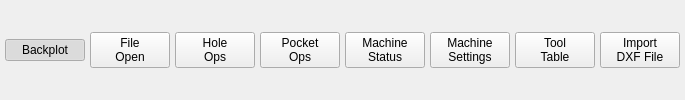
           <widget class="QWidget" name="gridWidget" native="true">
            <layout class="QGridLayout" name="gridLayout_3">
             <property name="leftMargin">
              <number>5</number>
             </property>
             <property name="topMargin">
              <number>5</number>
             </property>
             <property name="rightMargin">
              <number>5</number>
             </property>
             <property name="bottomMargin">
              <number>5</number>
             </property>
             <property name="spacing">
              <number>5</number>
             </property>
             <item row="0" column="2">
              <widget class="QPushButton" name="pushButton_13">
               <property name="text">
                <string>Hole
Ops</string>
               </property>
               <property name="checkable">
                <bool>true</bool>
               </property>
               <property name="page" stdset="0">
                <number>2</number>
               </property>
               <attribute name="buttonGroup">
                <string notr="true">mainBtnGrp</string>
               </attribute>
              </widget>
             </item>
             <item row="0" column="4">
              <widget class="QPushButton" name="pushButton_4">
               <property name="text">
                <string>Machine
Status</string>
               </property>
               <property name="checkable">
                <bool>true</bool>
               </property>
               <property name="page" stdset="0">
                <number>4</number>
               </property>
               <attribute name="buttonGroup">
                <string notr="true">mainBtnGrp</string>
               </attribute>
              </widget>
             </item>
             <item row="0" column="5">
              <widget class="QPushButton" name="pushButton_2">
               <property name="text">
                <string>Machine
Settings</string>
               </property>
               <property name="checkable">
                <bool>true</bool>
               </property>
               <property name="page" stdset="0">
                <number>5</number>
               </property>
               <attribute name="buttonGroup">
                <string notr="true">mainBtnGrp</string>
               </attribute>
              </widget>
             </item>
             <item row="0" column="1">
              <widget class="QPushButton" name="pushButton_12">
               <property name="text">
                <string>File
Open</string>
               </property>
               <property name="checkable">
                <bool>true</bool>
               </property>
               <property name="page" stdset="0">
                <number>1</number>
               </property>
               <attribute name="buttonGroup">
                <string notr="true">mainBtnGrp</string>
               </attribute>
              </widget>
             </item>
             <item row="0" column="0">
              <widget class="QPushButton" name="pushButton_3">
               <property name="text">
                <string>Backplot</string>
               </property>
               <property name="checkable">
                <bool>true</bool>
               </property>
               <property name="checked">
                <bool>true</bool>
               </property>
               <property name="page" stdset="0">
                <number>0</number>
               </property>
               <attribute name="buttonGroup">
                <string notr="true">mainBtnGrp</string>
               </attribute>
              </widget>
             </item>
             <item row="0" column="7">
              <widget class="QPushButton" name="pushButton_14">
               <property name="text">
                <string>Import
DXF File</string>
               </property>
               <property name="checkable">
                <bool>true</bool>
               </property>
               <property name="page" stdset="0">
                <number>7</number>
               </property>
               <attribute name="buttonGroup">
                <string notr="true">mainBtnGrp</string>
               </attribute>
              </widget>
             </item>
             <item row="0" column="3">
              <widget class="QPushButton" name="pushButton_86">
               <property name="text">
                <string>Pocket
Ops</string>
               </property>
               <property name="checkable">
                <bool>true</bool>
               </property>
               <property name="page" stdset="0">
                <number>3</number>
               </property>
               <attribute name="buttonGroup">
                <string notr="true">mainBtnGrp</string>
               </attribute>
              </widget>
             </item>
             <item row="0" column="6">
              <widget class="QPushButton" name="pushButton_78">
               <property name="text">
                <string>Tool
Table</string>
               </property>
               <property name="checkable">
                <bool>true</bool>
               </property>
               <property name="page" stdset="0">
                <number>6</number>
               </property>
               <attribute name="buttonGroup">
                <string notr="true">mainBtnGrp</string>
               </attribute>
              </widget>
             </item>
            </layout>
           </widget>
